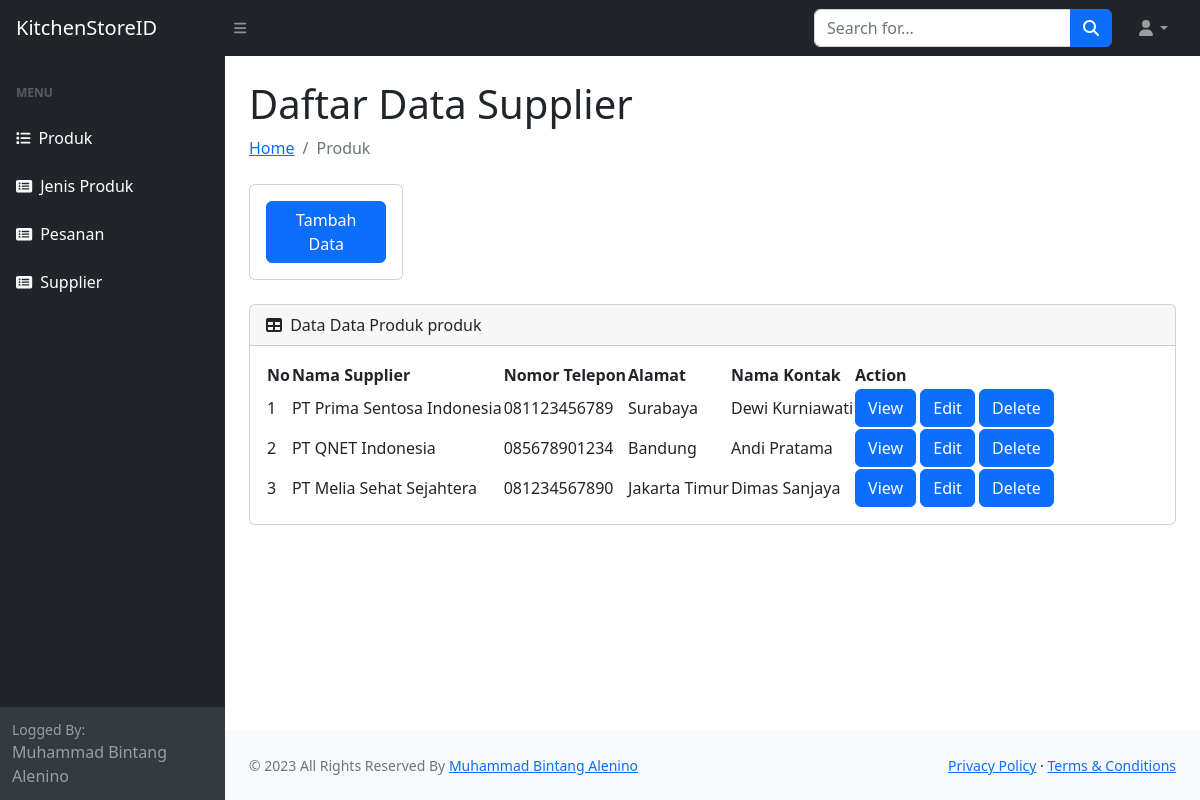
Screenshot of /admin/supplier.php with the database file from the repository.
### tables this page shows
CREATE TABLE `supplier` (
  `id` int(11) NOT NULL,
  `name` varchar(45) DEFAULT NULL,
  `phone` varchar(45) DEFAULT NULL,
  `address` longtext DEFAULT NULL,
  `contact_name` varchar(45) DEFAULT NULL
);

### admin/supplier.php (the view)
<?php
include_once 'template/header.php';
include_once 'template/navbar.php';
require_once 'dbkoneksi.php';
$sql = "SELECT * FROM supplier";
$rs = $dbh->query($sql);
?>
<main>
    <div class="container-fluid px-4">
        <h1 class="mt-4">Daftar Data Supplier</h1>
        <ol class="breadcrumb mb-4">
            <li class="breadcrumb-item"><a href="index.php">Home</a></li>
            <li class="breadcrumb-item active">Produk</li>
        </ol>
        <div class="card mb-4 col-md-2">
            <div class="card-body">
                <a class="btn btn-primary" href="supplier/form_supplier.php">Tambah Data</a>
            </div>
        </div>
        <div class="card mb-4">
            <div class="card-header">
                <i class="fas fa-table me-1"></i>
                Data Data Produk produk
            </div>
            <div class="card-body">
                <table id="datatablesSimple">
                    <thead>
                        <tr>
                            <th>No</th>
                            <th>Nama Supplier</th>
                            <th>Nomor Telepon</th>
                            <th>Alamat</th>
                            <th>Nama Kontak</th>
                            <th>Action</th>
                        </tr>
                    </thead>
                    <tbody>
                        <?php
                        $no = 1;
                        foreach ($rs as $row) {
                        ?>
                            <tr>
                                <td><?= $no ?></td>
                                <td><?= $row['name'] ?></td>
                                <td><?= $row['phone'] ?></td>
                                <td><?= $row['address'] ?></td>
                                <td><?= $row['contact_name'] ?></td>
                                <td>
                                    <a class="btn btn-primary" href="supplier/view_supplier.php?id=<?= $row['id'] ?>">View</a>
                                    <a class="btn btn-primary" href="supplier/form_supplier.php?id=<?= $row['id'] ?>">Edit</a>
                                    <a class="btn btn-primary" href="supplier/delete_supplier.php?id=<?= $row['id'] ?>" onclick="if(!confirm('Anda Yakin Hapus Data pembelian <?= $row['name'] ?>?')) {return false}">Delete</a>
                                </td>
                            </tr>
                        <?php
                            $no++;
                        }
                        ?>
                    </tbody>
                </table>
            </div>
        </div>
    </div>
</main>
<?php
include_once 'template/footer.php';
?>

### rows the page displays
supplier: name "PT Prima Sentosa Indonesia", phone "081123456789", address "Surabaya", contact_name "Dewi Kurniawati"
supplier: name "PT QNET Indonesia", phone "085678901234", address "Bandung", contact_name "Andi Pratama"
supplier: name "PT Melia Sehat Sejahtera", phone "081234567890", address "Jakarta Timur", contact_name "Dimas Sanjaya"
